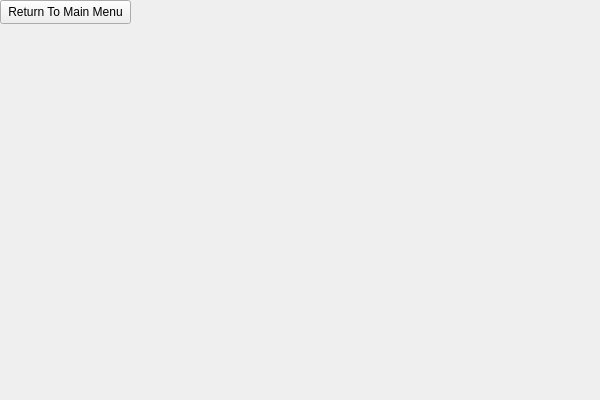
<?xml version="1.0" encoding="UTF-8"?>
<ui version="4.0">
 <class>StronglyConnectedComponentsDrawClass</class>
 <widget class="QWidget" name="StronglyConnectedComponentsDrawClass">
  <property name="geometry">
   <rect>
    <x>0</x>
    <y>0</y>
    <width>600</width>
    <height>400</height>
   </rect>
  </property>
  <property name="windowTitle">
   <string>StronglyConnectedComponentsDraw</string>
  </property>
  <widget class="QPushButton" name="buttonReturn">
   <property name="geometry">
    <rect>
     <x>0</x>
     <y>0</y>
     <width>131</width>
     <height>24</height>
    </rect>
   </property>
   <property name="text">
    <string>Return To Main Menu</string>
   </property>
  </widget>
 </widget>
 <layoutdefault spacing="6" margin="11"/>
 <resources/>
 <connections/>
</ui>
